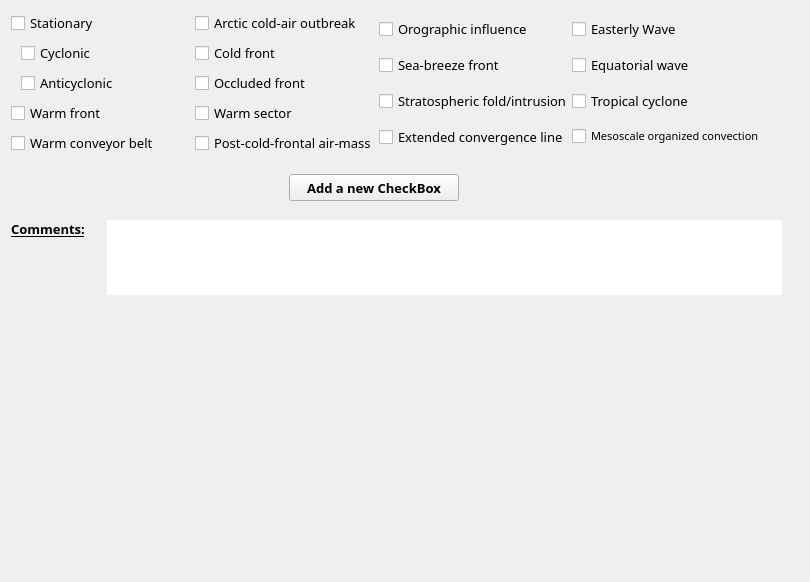
          <widget class="QWidget" name="page_4">
           <property name="geometry">
            <rect>
             <x>0</x>
             <y>0</y>
             <width>810</width>
             <height>582</height>
            </rect>
           </property>
           <attribute name="label">
            <string>Atmospheric Synoptic Features</string>
           </attribute>
           <layout class="QGridLayout" name="gridLayout_19">
            <item row="0" column="0">
             <layout class="QVBoxLayout" name="verticalLayout_61">
              <item>
               <layout class="QHBoxLayout" name="horizontalLayout_21">
                <property name="spacing">
                 <number>0</number>
                </property>
                <item>
                 <layout class="QVBoxLayout" name="verticalLayout_10">
                  <property name="spacing">
                   <number>6</number>
                  </property>
                  <item>
                   <widget class="QCheckBox" name="stationaryCheck">
                    <property name="font">
                     <font>
                      <family>Droid Sans Fallback</family>
                      <pointsize>10</pointsize>
                      <weight>50</weight>
                      <bold>false</bold>
                      <stylestrategy>PreferAntialias</stylestrategy>
                     </font>
                    </property>
                    <property name="text">
                     <string>Stationary</string>
                    </property>
                   </widget>
                  </item>
                  <item>
                   <layout class="QHBoxLayout" name="horizontalLayout_20">
                    <item>
                     <spacer name="horizontalSpacer_16">
                      <property name="orientation">
                       <enum>Qt::Horizontal</enum>
                      </property>
                      <property name="sizeType">
                       <enum>QSizePolicy::Fixed</enum>
                      </property>
                      <property name="sizeHint" stdset="0">
                       <size>
                        <width>10</width>
                        <height>20</height>
                       </size>
                      </property>
                     </spacer>
                    </item>
                    <item>
                     <widget class="QCheckBox" name="stationaryCyclonicCheck">
                      <property name="font">
                       <font>
                        <family>Droid Sans Fallback</family>
                        <pointsize>10</pointsize>
                        <weight>50</weight>
                        <bold>false</bold>
                        <stylestrategy>PreferAntialias</stylestrategy>
                       </font>
                      </property>
                      <property name="text">
                       <string>Cyclonic</string>
                      </property>
                     </widget>
                    </item>
                   </layout>
                  </item>
                  <item>
                   <layout class="QHBoxLayout" name="horizontalLayout_19">
                    <item>
                     <spacer name="horizontalSpacer_15">
                      <property name="orientation">
                       <enum>Qt::Horizontal</enum>
                      </property>
                      <property name="sizeType">
                       <enum>QSizePolicy::Fixed</enum>
                      </property>
                      <property name="sizeHint" stdset="0">
                       <size>
                        <width>10</width>
                        <height>20</height>
                       </size>
                      </property>
                     </spacer>
                    </item>
                    <item>
                     <widget class="QCheckBox" name="stationaryAnticyclonicCheck">
                      <property name="font">
                       <font>
                        <family>Droid Sans Fallback</family>
                        <pointsize>10</pointsize>
                        <weight>50</weight>
                        <bold>false</bold>
                        <stylestrategy>PreferAntialias</stylestrategy>
                       </font>
                      </property>
                      <property name="text">
                       <string>Anticyclonic</string>
                      </property>
                     </widget>
                    </item>
                   </layout>
                  </item>
                  <item>
                   <widget class="QCheckBox" name="warmFrontCheck">
                    <property name="font">
                     <font>
                      <family>Droid Sans Fallback</family>
                      <pointsize>10</pointsize>
                      <weight>50</weight>
                      <bold>false</bold>
                      <stylestrategy>PreferAntialias</stylestrategy>
                     </font>
                    </property>
                    <property name="text">
                     <string>Warm front</string>
                    </property>
                   </widget>
                  </item>
                  <item>
                   <widget class="QCheckBox" name="warmConveyorBeltCheck">
                    <property name="font">
                     <font>
                      <family>Droid Sans Fallback</family>
                      <pointsize>10</pointsize>
                      <weight>50</weight>
                      <bold>false</bold>
                      <stylestrategy>PreferAntialias</stylestrategy>
                     </font>
                    </property>
                    <property name="text">
                     <string>Warm conveyor belt</string>
                    </property>
                   </widget>
                  </item>
                 </layout>
                </item>
                <item>
                 <layout class="QVBoxLayout" name="verticalLayout_13">
                  <property name="spacing">
                   <number>6</number>
                  </property>
                  <item>
                   <widget class="QCheckBox" name="arcticColdAirOutbreakCheck">
                    <property name="font">
                     <font>
                      <family>Droid Sans Fallback</family>
                      <pointsize>10</pointsize>
                      <weight>50</weight>
                      <bold>false</bold>
                      <stylestrategy>PreferAntialias</stylestrategy>
                     </font>
                    </property>
                    <property name="text">
                     <string>Arctic cold-air outbreak</string>
                    </property>
                   </widget>
                  </item>
                  <item>
                   <widget class="QCheckBox" name="coldFrontCheck">
                    <property name="font">
                     <font>
                      <family>Droid Sans Fallback</family>
                      <pointsize>10</pointsize>
                      <weight>50</weight>
                      <bold>false</bold>
                      <stylestrategy>PreferAntialias</stylestrategy>
                     </font>
                    </property>
                    <property name="text">
                     <string>Cold front</string>
                    </property>
                   </widget>
                  </item>
                  <item>
                   <widget class="QCheckBox" name="occludedFrontCheck">
                    <property name="font">
                     <font>
                      <family>Droid Sans Fallback</family>
                      <pointsize>10</pointsize>
                      <weight>50</weight>
                      <bold>false</bold>
                      <stylestrategy>PreferAntialias</stylestrategy>
                     </font>
                    </property>
                    <property name="text">
                     <string>Occluded front</string>
                    </property>
                   </widget>
                  </item>
                  <item>
                   <widget class="QCheckBox" name="warmSectorCheck">
                    <property name="font">
                     <font>
                      <family>Droid Sans Fallback</family>
                      <pointsize>10</pointsize>
                      <weight>50</weight>
                      <bold>false</bold>
                      <stylestrategy>PreferAntialias</stylestrategy>
                     </font>
                    </property>
                    <property name="text">
                     <string>Warm sector</string>
                    </property>
                   </widget>
                  </item>
                  <item>
                   <widget class="QCheckBox" name="postColdFrontalAirMassCheck">
                    <property name="font">
                     <font>
                      <family>Droid Sans Fallback</family>
                      <pointsize>10</pointsize>
                      <weight>50</weight>
                      <bold>false</bold>
                      <stylestrategy>PreferAntialias</stylestrategy>
                     </font>
                    </property>
                    <property name="text">
                     <string>Post-cold-frontal air-mass</string>
                    </property>
                   </widget>
                  </item>
                 </layout>
                </item>
                <item>
                 <layout class="QVBoxLayout" name="verticalLayout_14">
                  <property name="spacing">
                   <number>6</number>
                  </property>
                  <item>
                   <widget class="QCheckBox" name="orographicInfluenceCheck">
                    <property name="font">
                     <font>
                      <family>Droid Sans Fallback</family>
                      <pointsize>10</pointsize>
                      <weight>50</weight>
                      <bold>false</bold>
                      <stylestrategy>PreferAntialias</stylestrategy>
                     </font>
                    </property>
                    <property name="text">
                     <string>Orographic influence</string>
                    </property>
                   </widget>
                  </item>
                  <item>
                   <widget class="QCheckBox" name="seaBreezeFrontCheck">
                    <property name="font">
                     <font>
                      <family>Droid Sans Fallback</family>
                      <pointsize>10</pointsize>
                      <weight>50</weight>
                      <bold>false</bold>
                      <stylestrategy>PreferAntialias</stylestrategy>
                     </font>
                    </property>
                    <property name="text">
                     <string>Sea-breeze front</string>
                    </property>
                   </widget>
                  </item>
                  <item>
                   <widget class="QCheckBox" name="stratosphericFoldCheck">
                    <property name="font">
                     <font>
                      <family>Droid Sans Fallback</family>
                      <pointsize>10</pointsize>
                      <weight>50</weight>
                      <bold>false</bold>
                      <stylestrategy>PreferAntialias</stylestrategy>
                     </font>
                    </property>
                    <property name="text">
                     <string>Stratospheric fold/intrusion</string>
                    </property>
                   </widget>
                  </item>
                  <item>
                   <widget class="QCheckBox" name="extendedConvergenceLineCheck">
                    <property name="font">
                     <font>
                      <family>Droid Sans Fallback</family>
                      <pointsize>10</pointsize>
                      <weight>50</weight>
                      <bold>false</bold>
                      <stylestrategy>PreferAntialias</stylestrategy>
                     </font>
                    </property>
                    <property name="text">
                     <string>Extended convergence line</string>
                    </property>
                   </widget>
                  </item>
                 </layout>
                </item>
                <item>
                 <layout class="QVBoxLayout" name="verticalLayout_15">
                  <property name="spacing">
                   <number>6</number>
                  </property>
                  <item>
                   <widget class="QCheckBox" name="easterlyWaveCheck">
                    <property name="font">
                     <font>
                      <family>Droid Sans Fallback</family>
                      <pointsize>10</pointsize>
                      <weight>50</weight>
                      <bold>false</bold>
                      <stylestrategy>PreferAntialias</stylestrategy>
                     </font>
                    </property>
                    <property name="text">
                     <string>Easterly Wave</string>
                    </property>
                   </widget>
                  </item>
                  <item>
                   <widget class="QCheckBox" name="equatorialWaveCheck">
                    <property name="font">
                     <font>
                      <family>Droid Sans Fallback</family>
                      <pointsize>10</pointsize>
                      <weight>50</weight>
                      <bold>false</bold>
                      <stylestrategy>PreferAntialias</stylestrategy>
                     </font>
                    </property>
                    <property name="text">
                     <string>Equatorial wave</string>
                    </property>
                   </widget>
                  </item>
                  <item>
                   <widget class="QCheckBox" name="tropicalCycloneCheck">
                    <property name="font">
                     <font>
                      <family>Droid Sans Fallback</family>
                      <pointsize>10</pointsize>
                      <weight>50</weight>
                      <bold>false</bold>
                      <stylestrategy>PreferAntialias</stylestrategy>
                     </font>
                    </property>
                    <property name="text">
                     <string>Tropical cyclone</string>
                    </property>
                   </widget>
                  </item>
                  <item>
                   <widget class="QCheckBox" name="mesoscaleOrganizedConvectionCheck">
                    <property name="minimumSize">
                     <size>
                      <width>210</width>
                      <height>0</height>
                     </size>
                    </property>
                    <property name="maximumSize">
                     <size>
                      <width>210</width>
                      <height>16777215</height>
                     </size>
                    </property>
                    <property name="font">
                     <font>
                      <family>Droid Sans Fallback</family>
                      <pointsize>8</pointsize>
                      <weight>50</weight>
                      <bold>false</bold>
                      <stylestrategy>PreferAntialias</stylestrategy>
                     </font>
                    </property>
                    <property name="autoFillBackground">
                     <bool>false</bool>
                    </property>
                    <property name="text">
                     <string>Mesoscale organized convection</string>
                    </property>
                    <property name="checked">
                     <bool>false</bool>
                    </property>
                    <property name="autoRepeat">
                     <bool>false</bool>
                    </property>
                    <property name="autoExclusive">
                     <bool>false</bool>
                    </property>
                    <property name="tristate">
                     <bool>false</bool>
                    </property>
                   </widget>
                  </item>
                 </layout>
                </item>
               </layout>
              </item>
              <item>
               <spacer name="verticalSpacer_25">
                <property name="orientation">
                 <enum>Qt::Vertical</enum>
                </property>
                <property name="sizeType">
                 <enum>QSizePolicy::Fixed</enum>
                </property>
                <property name="sizeHint" stdset="0">
                 <size>
                  <width>20</width>
                  <height>13</height>
                 </size>
                </property>
               </spacer>
              </item>
              <item>
               <layout class="QHBoxLayout" name="horizontalLayout_63">
                <item>
                 <spacer name="horizontalSpacer_61">
                  <property name="orientation">
                   <enum>Qt::Horizontal</enum>
                  </property>
                  <property name="sizeHint" stdset="0">
                   <size>
                    <width>40</width>
                    <height>20</height>
                   </size>
                  </property>
                 </spacer>
                </item>
                <item>
                 <widget class="QPushButton" name="af_addButton">
                  <property name="minimumSize">
                   <size>
                    <width>170</width>
                    <height>27</height>
                   </size>
                  </property>
                  <property name="maximumSize">
                   <size>
                    <width>170</width>
                    <height>27</height>
                   </size>
                  </property>
                  <property name="font">
                   <font>
                    <family>Droid Sans Fallback</family>
                    <pointsize>10</pointsize>
                    <weight>75</weight>
                    <bold>true</bold>
                    <stylestrategy>PreferAntialias</stylestrategy>
                   </font>
                  </property>
                  <property name="text">
                   <string>Add a new CheckBox</string>
                  </property>
                  <property name="flat">
                   <bool>false</bool>
                  </property>
                 </widget>
                </item>
                <item>
                 <spacer name="horizontalSpacer_62">
                  <property name="orientation">
                   <enum>Qt::Horizontal</enum>
                  </property>
                  <property name="sizeType">
                   <enum>QSizePolicy::Fixed</enum>
                  </property>
                  <property name="sizeHint" stdset="0">
                   <size>
                    <width>13</width>
                    <height>20</height>
                   </size>
                  </property>
                 </spacer>
                </item>
                <item>
                 <widget class="QToolButton" name="af_infoButton">
                  <property name="minimumSize">
                   <size>
                    <width>27</width>
                    <height>27</height>
                   </size>
                  </property>
                  <property name="maximumSize">
                   <size>
                    <width>27</width>
                    <height>27</height>
                   </size>
                  </property>
                  <property name="text">
                   <string/>
                  </property>
                  <property name="icon">
                   <iconset>
                    <normaloff>icons/info_icon.png</normaloff>icons/info_icon.png</iconset>
                  </property>
                  <property name="iconSize">
                   <size>
                    <width>27</width>
                    <height>27</height>
                   </size>
                  </property>
                  <property name="autoRaise">
                   <bool>true</bool>
                  </property>
                 </widget>
                </item>
                <item>
                 <spacer name="horizontalSpacer_63">
                  <property name="orientation">
                   <enum>Qt::Horizontal</enum>
                  </property>
                  <property name="sizeHint" stdset="0">
                   <size>
                    <width>40</width>
                    <height>20</height>
                   </size>
                  </property>
                 </spacer>
                </item>
               </layout>
              </item>
              <item>
               <layout class="QGridLayout" name="gridLayout_9"/>
              </item>
              <item>
               <spacer name="verticalSpacer_37">
                <property name="orientation">
                 <enum>Qt::Vertical</enum>
                </property>
                <property name="sizeType">
                 <enum>QSizePolicy::Fixed</enum>
                </property>
                <property name="sizeHint" stdset="0">
                 <size>
                  <width>20</width>
                  <height>13</height>
                 </size>
                </property>
               </spacer>
              </item>
              <item>
               <layout class="QHBoxLayout" name="horizontalLayout_22">
                <item>
                 <layout class="QVBoxLayout" name="verticalLayout_47">
                  <item>
                   <widget class="QLabel" name="label_16">
                    <property name="minimumSize">
                     <size>
                      <width>90</width>
                      <height>27</height>
                     </size>
                    </property>
                    <property name="maximumSize">
                     <size>
                      <width>90</width>
                      <height>27</height>
                     </size>
                    </property>
                    <property name="font">
                     <font>
                      <family>Droid Sans Fallback</family>
                      <pointsize>10</pointsize>
                      <weight>75</weight>
                      <bold>true</bold>
                      <underline>true</underline>
                      <stylestrategy>PreferAntialias</stylestrategy>
                     </font>
                    </property>
                    <property name="text">
                     <string>Comments:</string>
                    </property>
                    <property name="alignment">
                     <set>Qt::AlignLeading|Qt::AlignLeft|Qt::AlignTop</set>
                    </property>
                   </widget>
                  </item>
                  <item>
                   <spacer name="verticalSpacer_38">
                    <property name="orientation">
                     <enum>Qt::Vertical</enum>
                    </property>
                    <property name="sizeHint" stdset="0">
                     <size>
                      <width>20</width>
                      <height>18</height>
                     </size>
                    </property>
                   </spacer>
                  </item>
                 </layout>
                </item>
                <item>
                 <widget class="QTextEdit" name="AFOtherTextBox">
                  <property name="minimumSize">
                   <size>
                    <width>675</width>
                    <height>75</height>
                   </size>
                  </property>
                  <property name="maximumSize">
                   <size>
                    <width>675</width>
                    <height>75</height>
                   </size>
                  </property>
                  <property name="font">
                   <font>
                    <family>FreeSans</family>
                    <pointsize>10</pointsize>
                    <weight>50</weight>
                    <bold>false</bold>
                    <stylestrategy>PreferAntialias</stylestrategy>
                   </font>
                  </property>
                  <property name="frameShape">
                   <enum>QFrame::NoFrame</enum>
                  </property>
                 </widget>
                </item>
               </layout>
              </item>
             </layout>
            </item>
            <item row="0" column="1">
             <spacer name="horizontalSpacer_41">
              <property name="orientation">
               <enum>Qt::Horizontal</enum>
              </property>
              <property name="sizeHint" stdset="0">
               <size>
                <width>3</width>
                <height>20</height>
               </size>
              </property>
             </spacer>
            </item>
            <item row="1" column="0">
             <spacer name="verticalSpacer_11">
              <property name="orientation">
               <enum>Qt::Vertical</enum>
              </property>
              <property name="sizeHint" stdset="0">
               <size>
                <width>20</width>
                <height>23</height>
               </size>
              </property>
             </spacer>
            </item>
           </layout>
          </widget>
